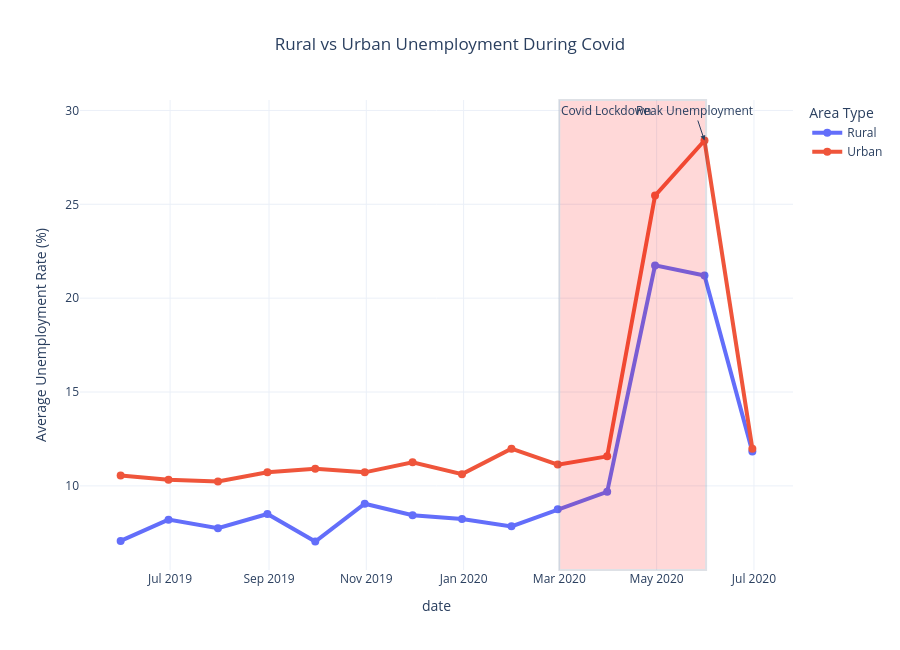

The notebook cell saved with this chart:
### Markdown cell above
## 13. Seasonal Trend Analysis

### Code cell
area_data = (
    df.groupby(['date','area'])
    ['estimated unemployment rate']
    .mean()
    .reset_index()
)

fig = px.line(
    area_data,
    x='date',
    y='estimated unemployment rate',
    color='area',
    markers=True,
    title='Rural vs Urban Unemployment During Covid'
)

# Improve lines
fig.update_traces(
    line=dict(width=4),
    marker=dict(size=8)
)

# Highlight lockdown period
fig.add_vrect(
    x0='2020-03-01',
    x1='2020-06-01',
    fillcolor='red',
    opacity=0.15,
    annotation_text='Covid Lockdown',
    annotation_position='top left'
)

# Find peak unemployment
peak = area_data.loc[
    area_data[
        'estimated unemployment rate'
    ].idxmax()
]

fig.add_annotation(
    x=peak['date'],
    y=peak[
        'estimated unemployment rate'
    ],
    text='Peak Unemployment',
    showarrow=True,
    arrowhead=2
)

fig.update_layout(
    template='plotly_white',
    hovermode='x unified',
    height=650,
    xaxis_title='date',
    yaxis_title='Average Unemployment Rate (%)',
    legend_title='Area Type',
    title_x=0.5
)

fig.show()

### Figure 1 — Plotly figure (JSON) as saved in the notebook; plotly's stock layout.template omitted (floating-point values rounded to 4 significant figures)
{"data": [{"hovertemplate": "area=Rural<br>date=%{x}<br>estimated unemployment rate=%{y}<extra></extra>", "legendgroup": "Rural", "line": {"color": "#636efa", "dash": "solid", "width": 4}, "marker": {"size": 8, "symbol": "circle"}, "mode": "lines+markers", "name": "Rural", "orientation": "v", "showlegend": true, "type": "scatter", "x": ["2019-05-31T00:00:00.000000", "2019-06-30T00:00:00.000000", "2019-07-31T00:00:00.000000", "2019-08-31T00:00:00.000000", "2019-09-30T00:00:00.000000", "2019-10-31T00:00:00.000000", "2019-11-30T00:00:00.000000", "2019-12-31T00:00:00.000000", "2020-01-31T00:00:00.000000", "2020-02-29T00:00:00.000000", "2020-03-31T00:00:00.000000", "2020-04-30T00:00:00.000000", "2020-05-31T00:00:00.000000", "2020-06-30T00:00:00.000000"], "xaxis": "x", "y": [7.068, 8.201, 7.742, 8.503, 7.037, 9.051, 8.432, 8.234, 7.843, 8.752, 9.683, 21.75, 21.21, 11.83], "yaxis": "y"}, {"hovertemplate": "area=Urban<br>date=%{x}<br>estimated unemployment rate=%{y}<extra></extra>", "legendgroup": "Urban", "line": {"color": "#EF553B", "dash": "solid", "width": 4}, "marker": {"size": 8, "symbol": "circle"}, "mode": "lines+markers", "name": "Urban", "orientation": "v", "showlegend": true, "type": "scatter", "x": ["2019-05-31T00:00:00.000000", "2019-06-30T00:00:00.000000", "2019-07-31T00:00:00.000000", "2019-08-31T00:00:00.000000", "2019-09-30T00:00:00.000000", "2019-10-31T00:00:00.000000", "2019-11-30T00:00:00.000000", "2019-12-31T00:00:00.000000", "2020-01-31T00:00:00.000000", "2020-02-29T00:00:00.000000", "2020-03-31T00:00:00.000000", "2020-04-30T00:00:00.000000", "2020-05-31T00:00:00.000000", "2020-06-30T00:00:00.000000"], "xaxis": "x", "y": [10.55, 10.33, 10.23, 10.73, 10.92, 10.72, 11.25, 10.63, 11.98, 11.13, 11.57, 25.46, 28.4, 11.98], "yaxis": "y"}], "layout": {"annotations": [{"showarrow": false, "text": "Covid Lockdown", "x": "2020-03-01", "xanchor": "left", "xref": "x", "y": 1, "yanchor": "top", "yref": "y domain"}, {"arrowhead": 2, "showarrow": true, "text": "Peak Unemployment", "x": "2020-05-31T00:00:00", "y": 28.4}], "height": 650, "hovermode": "x unified", "legend": {"title": {"text": "Area Type"}, "tracegroupgap": 0}, "shapes": [{"fillcolor": "red", "opacity": 0.15, "type": "rect", "x0": "2020-03-01", "x1": "2020-06-01", "xref": "x", "y0": 0, "y1": 1, "yref": "y domain"}], "title": {"text": "Rural vs Urban Unemployment During Covid", "x": 0.5}, "xaxis": {"anchor": "y", "domain": [0, 1], "title": {"text": "date"}}, "yaxis": {"anchor": "x", "domain": [0, 1], "title": {"text": "Average Unemployment Rate (%)"}}}}
